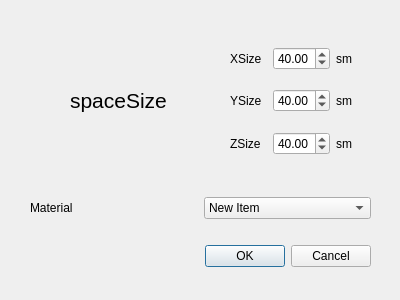
<?xml version="1.0" encoding="UTF-8"?>
<ui version="4.0">
 <class>spaceCreation</class>
 <widget class="QDialog" name="spaceCreation">
  <property name="geometry">
   <rect>
    <x>0</x>
    <y>0</y>
    <width>400</width>
    <height>300</height>
   </rect>
  </property>
  <property name="windowTitle">
   <string>spaceCreation</string>
  </property>
  <widget class="QDialogButtonBox" name="buttonBox">
   <property name="geometry">
    <rect>
     <x>30</x>
     <y>240</y>
     <width>341</width>
     <height>32</height>
    </rect>
   </property>
   <property name="orientation">
    <enum>Qt::Horizontal</enum>
   </property>
   <property name="standardButtons">
    <set>QDialogButtonBox::Cancel|QDialogButtonBox::Ok</set>
   </property>
  </widget>
  <widget class="QLabel" name="label_8">
   <property name="geometry">
    <rect>
     <x>70</x>
     <y>70</y>
     <width>111</width>
     <height>61</height>
    </rect>
   </property>
   <property name="font">
    <font>
     <pointsize>16</pointsize>
    </font>
   </property>
   <property name="text">
    <string>spaceSize</string>
   </property>
  </widget>
  <widget class="QWidget" name="layoutWidget">
   <property name="geometry">
    <rect>
     <x>30</x>
     <y>190</y>
     <width>341</width>
     <height>36</height>
    </rect>
   </property>
   <layout class="QHBoxLayout" name="horizontalLayout">
    <item>
     <widget class="QLabel" name="label">
      <property name="text">
       <string>Material</string>
      </property>
     </widget>
    </item>
    <item>
     <widget class="QComboBox" name="comboBoxOfMaterials">
      <item>
       <property name="text">
        <string>New Item</string>
       </property>
      </item>
      <item>
       <property name="text">
        <string>New Item</string>
       </property>
      </item>
      <item>
       <property name="text">
        <string>New Item</string>
       </property>
      </item>
     </widget>
    </item>
   </layout>
  </widget>
  <widget class="QWidget" name="layoutWidget">
   <property name="geometry">
    <rect>
     <x>230</x>
     <y>40</y>
     <width>143</width>
     <height>122</height>
    </rect>
   </property>
   <layout class="QVBoxLayout" name="verticalLayout">
    <item>
     <layout class="QHBoxLayout" name="horizontalLayout_2">
      <item>
       <widget class="QLabel" name="label_2">
        <property name="text">
         <string>XSize</string>
        </property>
       </widget>
      </item>
      <item>
       <widget class="QDoubleSpinBox" name="doubleSpinBoxOfXSize">
        <property name="value">
         <double>40.000000000000000</double>
        </property>
       </widget>
      </item>
      <item>
       <widget class="QLabel" name="label_3">
        <property name="text">
         <string>sm</string>
        </property>
       </widget>
      </item>
     </layout>
    </item>
    <item>
     <layout class="QHBoxLayout" name="horizontalLayout_4">
      <item>
       <widget class="QLabel" name="label_6">
        <property name="text">
         <string>YSize</string>
        </property>
       </widget>
      </item>
      <item>
       <widget class="QDoubleSpinBox" name="doubleSpinBoxOfYSize">
        <property name="value">
         <double>40.000000000000000</double>
        </property>
       </widget>
      </item>
      <item>
       <widget class="QLabel" name="label_7">
        <property name="text">
         <string>sm</string>
        </property>
       </widget>
      </item>
     </layout>
    </item>
    <item>
     <layout class="QHBoxLayout" name="horizontalLayout_3">
      <item>
       <widget class="QLabel" name="label_4">
        <property name="text">
         <string>ZSize</string>
        </property>
       </widget>
      </item>
      <item>
       <widget class="QDoubleSpinBox" name="doubleSpinBoxOfZSize">
        <property name="value">
         <double>40.000000000000000</double>
        </property>
       </widget>
      </item>
      <item>
       <widget class="QLabel" name="label_5">
        <property name="text">
         <string>sm</string>
        </property>
       </widget>
      </item>
     </layout>
    </item>
   </layout>
  </widget>
 </widget>
 <resources/>
 <connections>
  <connection>
   <sender>buttonBox</sender>
   <signal>accepted()</signal>
   <receiver>spaceCreation</receiver>
   <slot>accept()</slot>
   <hints>
    <hint type="sourcelabel">
     <x>248</x>
     <y>254</y>
    </hint>
    <hint type="destinationlabel">
     <x>157</x>
     <y>274</y>
    </hint>
   </hints>
  </connection>
  <connection>
   <sender>buttonBox</sender>
   <signal>rejected()</signal>
   <receiver>spaceCreation</receiver>
   <slot>reject()</slot>
   <hints>
    <hint type="sourcelabel">
     <x>316</x>
     <y>260</y>
    </hint>
    <hint type="destinationlabel">
     <x>286</x>
     <y>274</y>
    </hint>
   </hints>
  </connection>
 </connections>
</ui>
